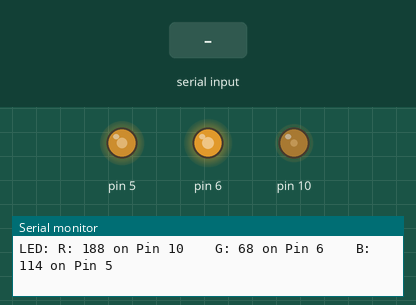
Bench run of a sketch on a simulated Arduino Uno, built with avr-gcc and run on an emulated ATmega328P. On the bench: output pins drawn as LEDs (lit = HIGH), the last lines printed to the serial monitor. The test bench sets the inputs (shaded band). Random numbers use the default seed unless the sketch sets one.

Above: at 1.2 s.
1.3 s: "1" received over Serial
At 2.1 s:
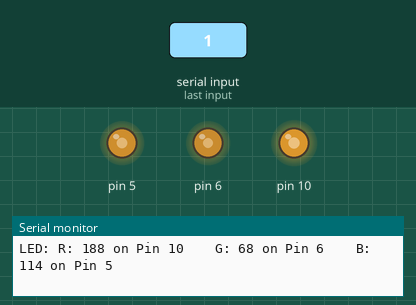
4.3 s: "0" received over Serial
At 4.8 s:
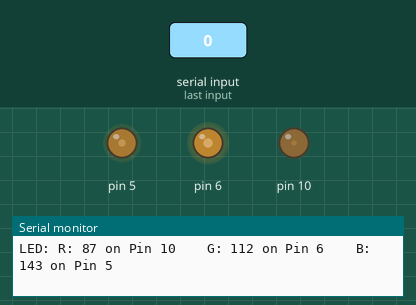
7.3 s: "2" received over Serial
At 8.37 s:
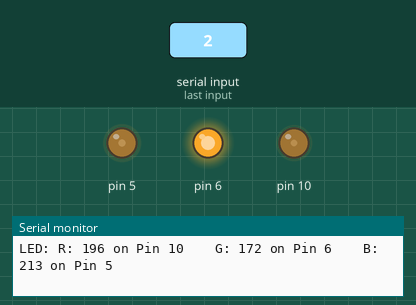
Timing chart, 0 to 25.3 s (numbered marks = the images above; inputs shaded):
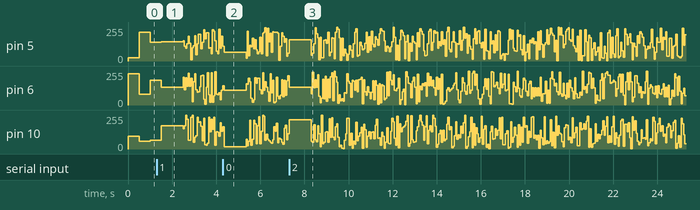

The sketch:

RGBLEDAPP.ino
```cpp
#define RES_R 10
#define RES_G 6
#define RES_B 5

#include "DPL_Legacy.h"

using namespace DPL_DigitalPins;
using namespace DPL_SerialPort;
using namespace DPL_RGB;

int val = 0;
int dl = 500;

RGB LED(10,6,5,NEGATIVE);

void setup() {
  //pinMode(RES_R, OUTPUT);
  //pinMode(RES_G, OUTPUT);
  //pinMode(RES_B, OUTPUT);
  Start(9600);
}

void loop() {
  LED.Set(random(0, 255), random(0, 255), random(0, 255));

  if (BUFFER_OK)
    dl = In();

  Out("LED", LED, NEW_LINE);
  delay(dl);
  /*
  byte R = random(0, 255);
  byte G = random(0, 255);
  byte B = random(0, 255);

  if (BUFFER_OK)
    dl = In();

  analogWrite(RES_R, R);
  analogWrite(RES_G, G);
  analogWrite(RES_B, B);
  Out("R: " + S(R) + " G: " + S(G) + " B: " + S(B) + " Delay: " + S(dl), NEW_LINE);
  delay(dl);*/

  /*
  if (BUFFER_OK){
    val = In();
    Out(val, NEW_LINE);
  }

  if (val equal 1){
    Off(RES_R);
    On(RES_G);
    On(RES_B);
  }
   if (val equal 2){
    On(RES_R);
    Off(RES_G);
    On(RES_B);
  }
   if (val equal 3){
    On(RES_R);
    On(RES_G);
    Off(RES_B);
  }
  if (val equal 4){
    Off(RES_R);
    Off(RES_G);
    Off(RES_B);
  }
  else{
    On(RES_R);
    On(RES_G);
    On(RES_B);
  }*/


  /*
  val = analogRead(RES);
  val = constrain(val, 650, 950);
  val = map(val, 650, 950, 0, 255);
  val = 255 - val;
  analogWrite(LED2, val);*/
}
```
